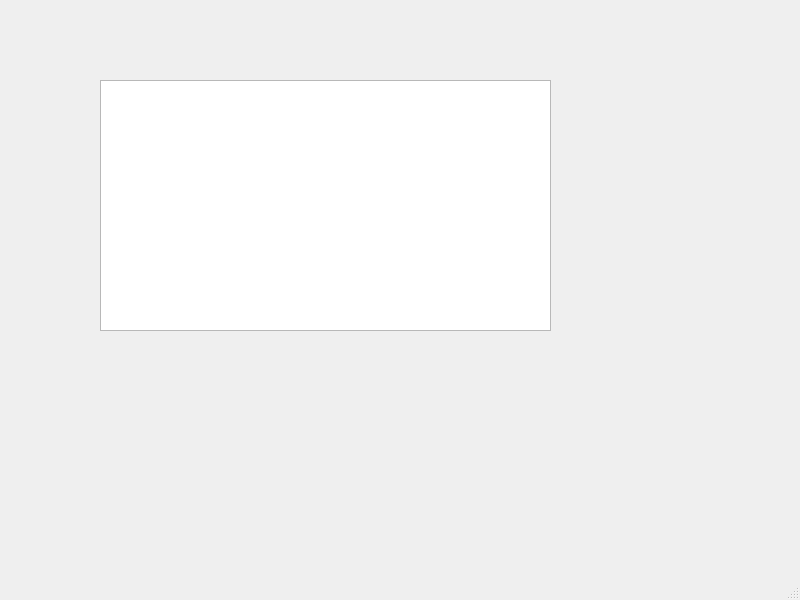
<?xml version="1.0" encoding="UTF-8"?>
<ui version="4.0">
 <class>MainWindow</class>
 <widget class="QMainWindow" name="MainWindow">
  <property name="geometry">
   <rect>
    <x>0</x>
    <y>0</y>
    <width>800</width>
    <height>600</height>
   </rect>
  </property>
  <property name="windowTitle">
   <string>MainWindow</string>
  </property>
  <widget class="QWidget" name="centralwidget">
   <widget class="QListView" name="listView">
    <property name="geometry">
     <rect>
      <x>100</x>
      <y>80</y>
      <width>451</width>
      <height>251</height>
     </rect>
    </property>
   </widget>
  </widget>
  <widget class="QMenuBar" name="menubar">
   <property name="geometry">
    <rect>
     <x>0</x>
     <y>0</y>
     <width>800</width>
     <height>23</height>
    </rect>
   </property>
  </widget>
  <widget class="QStatusBar" name="statusbar"/>
 </widget>
 <resources/>
 <connections/>
</ui>
